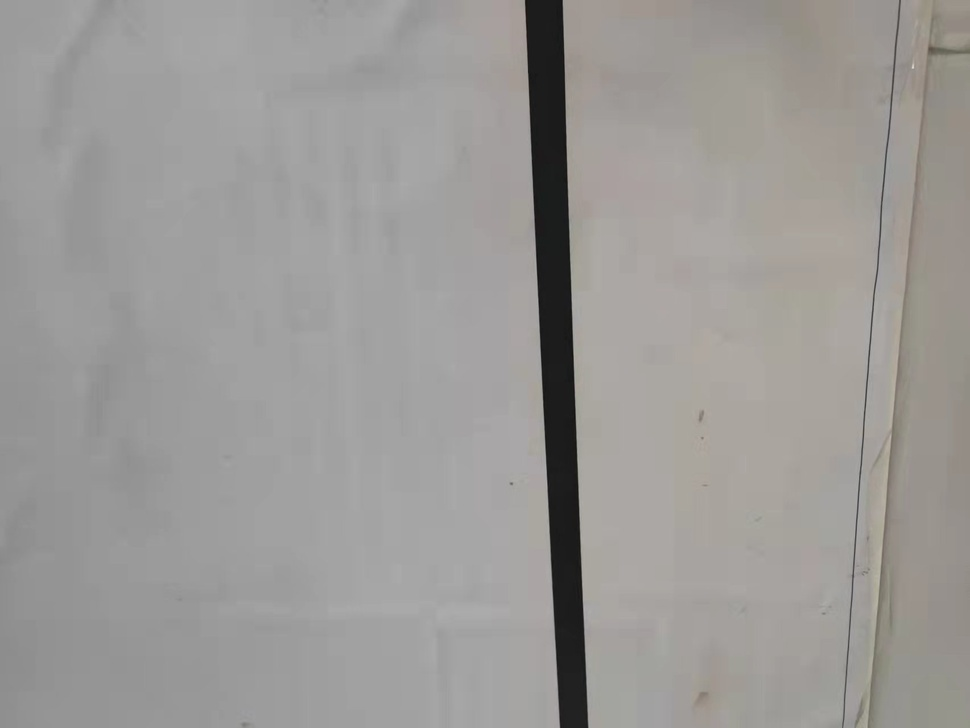
#> input picture experiment/1.jpg, 970 x 728 px, shrunk from 1705 x 1279 before the run; its folder holds only this picture in this run
$ python test2.py   (older library calls are emulated)
#> lines starting #> are read from the running program, lines starting #| are printed output that depends on the picture
import cv2
import numpy as np
import matplotlib.pyplot as plt

for i in range(1, 33):
    img = cv2.imread(f'./experiment/{i}.jpg', 0)
#> img: shape (728, 970); min 17, max 214, mean 153.8
    dilated_img = cv2.dilate(img, np.ones((7,7), np.uint8))
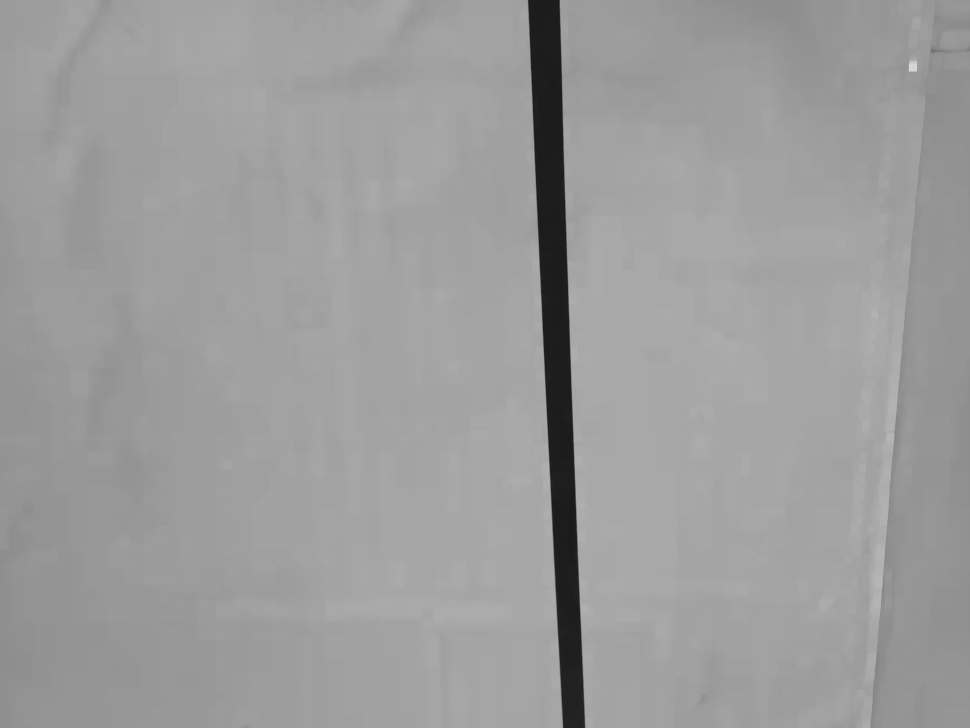
#> dilated_img: shape (728, 970); min 27, max 214, mean 156
    bg_img = cv2.medianBlur(dilated_img, 21)
    diff_img = 255 - cv2.absdiff(img, bg_img)
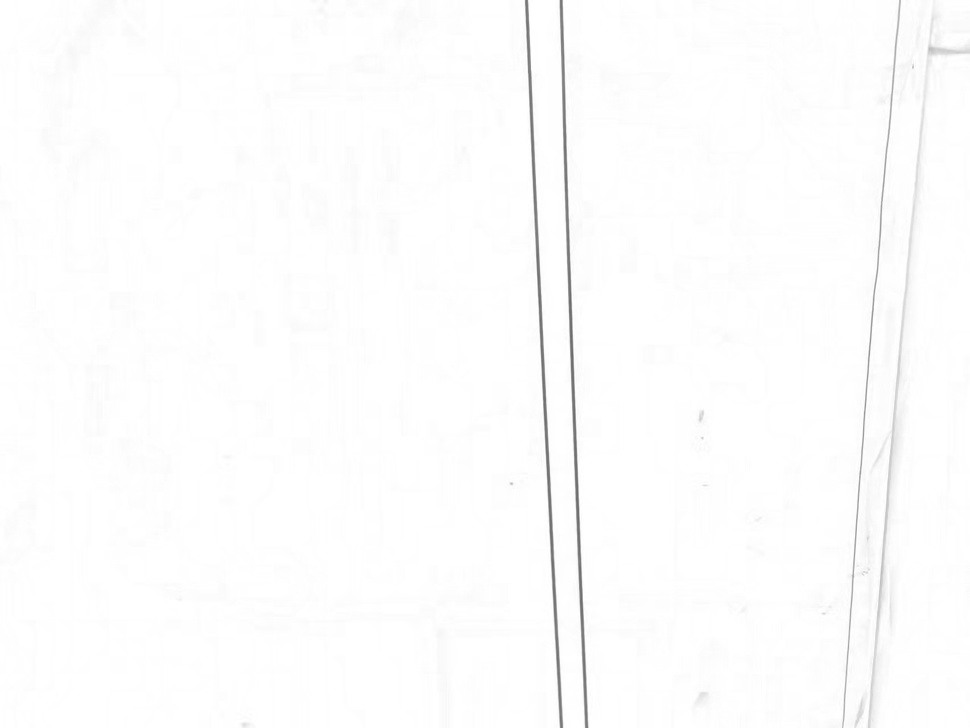
#> diff_img: shape (728, 970); min 105, max 255, mean 252.9
    norm_img = diff_img.copy() # Needed for 3.x compatibility
    cv2.normalize(diff_img, norm_img, alpha=0, beta=255, norm_type=cv2.NORM_MINMAX, dtype=cv2.CV_8UC1)

    plt.subplot(2, 2, 1), plt.imshow(img, cmap="gray")
    plt.title("gray"), plt.xticks([]), plt.yticks([])
    plt.subplot(2, 2, 2), plt.imshow(bg_img, cmap="gray")
    plt.title("bg_img"), plt.xticks([]), plt.yticks([])
    plt.subplot(2, 2, 3), plt.imshow(diff_img, cmap="gray")
    plt.title("diff"), plt.xticks([]), plt.yticks([])
    plt.subplot(2, 2, 4), plt.imshow(norm_img, cmap="gray")
    plt.title("norm"), plt.xticks([]), plt.yticks([])
    plt.show()
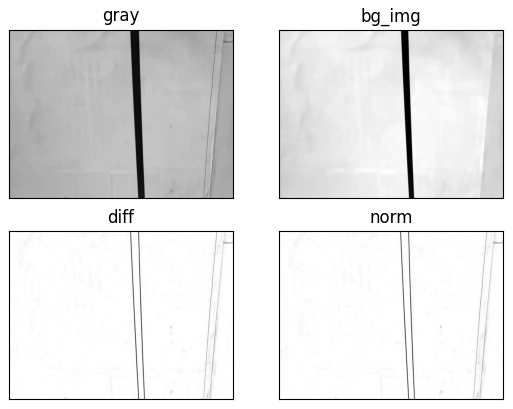
#> figure drawn by matplotlib, 4 panels
#> (the run stopped early here; a loop or call above may not have finished)
